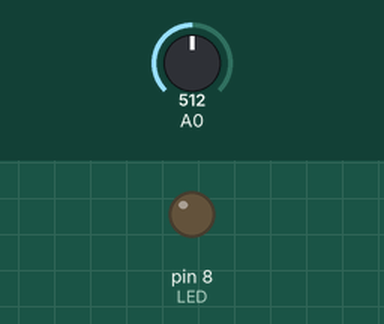
This sketch was run on a simulated Arduino Uno, built with avr-gcc and run on an emulated ATmega328P. Shown: output pins drawn as LEDs (lit = HIGH). The test bench sets the inputs (shaded band); at power-on: A0 = 512.

Above: at 1.2 s.
1.3 s: A0 set to 603
2.8 s: A0 set to 624
At 3.6 s:
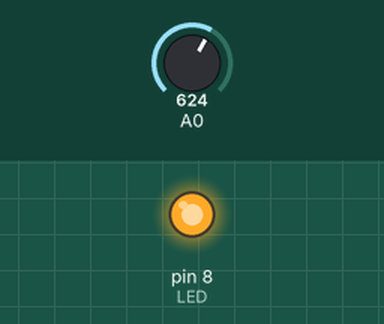
4.3 s: A0 set to 424
5.8 s: A0 set to 396
At 7.0 s:
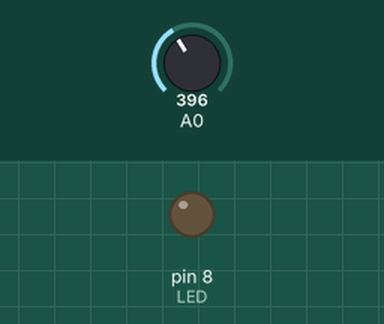
7.3 s: A0 set to 716
At 8.3 s:
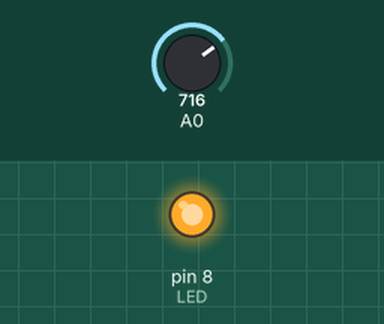
Timing chart, 0 to 9.8 s (numbered marks = the images above; inputs shaded):
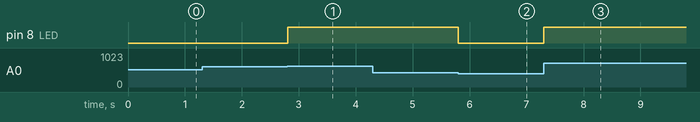

Measured:
- the behaviour switches between 614 and 615 on A0 (found by bisection; images 0 and 1)
- the behaviour switches between 410 and 409 on A0 (found by bisection; images 1 and 2)
- after the input at 1.3 s, every drawn part: stays the same
- after the input at 2.8 s, pin 8 (LED): LOW → HIGH at once
- after the input at 4.3 s, every drawn part: stays the same
- after the input at 5.8 s, pin 8 (LED): HIGH → LOW at once
- after the input at 7.3 s, pin 8 (LED): LOW → HIGH at once

The sketch:

pot-threshold.ino
```cpp
// Reference solution: the LED on D8 turns on above 3.0 V on the pot wiper (A0) and off below 2.0 V; in
// between it keeps its state (hysteresis).
const int LED = 8;
bool on = false;

void setup() {
  pinMode(LED, OUTPUT);
}

void loop() {
  long mv = analogRead(A0) * 5000L / 1023;
  if (mv > 3000) on = true;
  else if (mv < 2000) on = false;
  digitalWrite(LED, on ? HIGH : LOW);
  delay(5);
}
```
